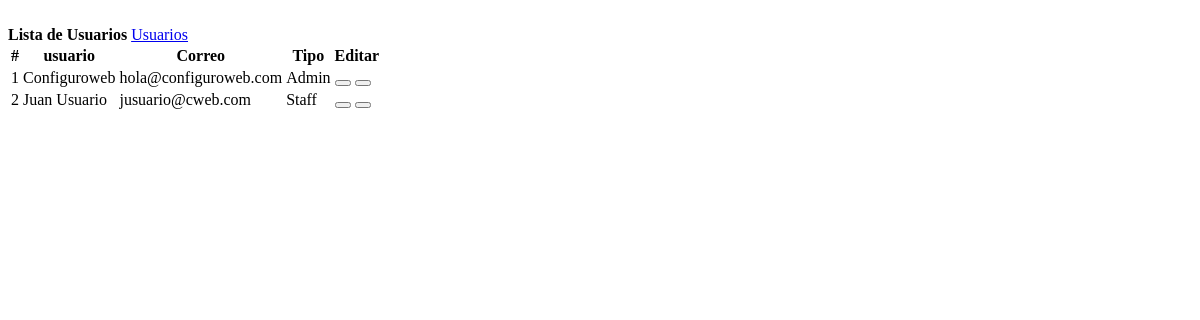
The page /users.php on the database its author committed.
### tables this page shows
CREATE TABLE `users` (
  `id` int(30) NOT NULL,
  `name` text NOT NULL,
  `username` varchar(200) NOT NULL,
  `password` text NOT NULL,
  `type` tinyint(1) NOT NULL DEFAULT 3 COMMENT '1=Admin,2=Staff'
);

### users.php (the view, shortened to what this page needs)
<?php include('db_connect.php'); ?>
<div class="container-fluid">
    <br>
    <div class="col-lg-12">
        <div class="card ">
            <div class="card-header"><b>Lista de Usuarios</b>
            <span class="float:right"><a class="btn btn-primary col-md-2 col-sm-6 float-right" href="javascript:void(0)" id="new_user">
					<i class="fa fa-plus"></i> Usuarios
						</a></span>
            </div>
            <div class="card-body">
                <table class="table-striped table-bordered">
                    <thead>
                        <tr>
                            <th class="text-center">#</th>
                            <th class="">usuario</th>
                            <th class="">Correo</th>
                            <th class="">Tipo</th>
                            <th class="text-center">Editar</th>
                        </tr>
                        </thead>
                        <?php
                                $i = 1;
                                $type = array("", "Admin", "Staff", "");
                                $users = $conn->query("SELECT * FROM users order by name asc ");
                                while ($row = $users->fetch_assoc()) :
                                ?>
                                    <tr>
                                        <td class="text-center">
                                            <?php echo $i++ ?>
                                        </td>
                                        <td>
                                          <?php echo ucwords($row['name']) ?>
                                        </td>
                                        <td>
                                    <?php echo $row['username'] ?>
                                        </td>
                                        <td>
                                    <?php echo $type[$row['type']] ?>
                                        </td>
                                        <td class="text-center">
                                            <button class="btn btn-primary edit_user" type="button" data-id="<?php echo $row['id'] ?>"><i class="fa fa-edit"></i></button>
                                             <button class="btn btn-danger delete_user" type="button" data-id="<?php echo $row['id'] ?>"><i class="fa fa-trash-alt"></i></button>
                                        </td>
                            </tr>
                        <?php endwhile; ?>
                </table>
            </div>
        </div>
    </div>
</div>

### users.php (style rules this page uses)
td { vertical-align: middle !important; }

### rows shown on the page
users: name "Configuroweb", username "hola@configuroweb.com", type "Admin"
users: name "Juan Usuario", username "jusuario@cweb.com", type "Staff"
